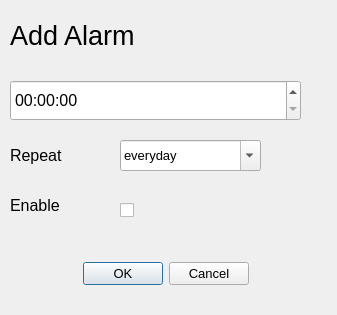
<?xml version="1.0" encoding="UTF-8"?>
<ui version="4.0">
 <class>Dialog</class>
 <widget class="QDialog" name="Dialog">
  <property name="geometry">
   <rect>
    <x>0</x>
    <y>0</y>
    <width>337</width>
    <height>315</height>
   </rect>
  </property>
  <property name="font">
   <font>
    <pointsize>10</pointsize>
   </font>
  </property>
  <property name="windowTitle">
   <string>Dialog</string>
  </property>
  <widget class="QLabel" name="titleLabel">
   <property name="geometry">
    <rect>
     <x>10</x>
     <y>10</y>
     <width>201</width>
     <height>51</height>
    </rect>
   </property>
   <property name="font">
    <font>
     <pointsize>20</pointsize>
    </font>
   </property>
   <property name="text">
    <string>Add Alarm</string>
   </property>
  </widget>
  <widget class="QTimeEdit" name="alarmTimeEdit">
   <property name="geometry">
    <rect>
     <x>10</x>
     <y>80</y>
     <width>291</width>
     <height>41</height>
    </rect>
   </property>
   <property name="font">
    <font>
     <pointsize>12</pointsize>
    </font>
   </property>
  </widget>
  <widget class="QLabel" name="repeatLabel">
   <property name="geometry">
    <rect>
     <x>10</x>
     <y>140</y>
     <width>101</width>
     <height>31</height>
    </rect>
   </property>
   <property name="font">
    <font>
     <pointsize>12</pointsize>
    </font>
   </property>
   <property name="text">
    <string>Repeat</string>
   </property>
  </widget>
  <widget class="QComboBox" name="repeatComboBox">
   <property name="geometry">
    <rect>
     <x>120</x>
     <y>140</y>
     <width>141</width>
     <height>31</height>
    </rect>
   </property>
   <property name="editable">
    <bool>true</bool>
   </property>
   <property name="currentText">
    <string>everyday</string>
   </property>
  </widget>
  <widget class="QLabel" name="enableLabel">
   <property name="geometry">
    <rect>
     <x>10</x>
     <y>190</y>
     <width>101</width>
     <height>31</height>
    </rect>
   </property>
   <property name="font">
    <font>
     <pointsize>12</pointsize>
    </font>
   </property>
   <property name="text">
    <string>Enable</string>
   </property>
  </widget>
  <widget class="QCheckBox" name="ActivityCheckBox">
   <property name="geometry">
    <rect>
     <x>120</x>
     <y>200</y>
     <width>31</width>
     <height>20</height>
    </rect>
   </property>
   <property name="text">
    <string/>
   </property>
  </widget>
  <widget class="QDialogButtonBox" name="saveDialogButton">
   <property name="geometry">
    <rect>
     <x>70</x>
     <y>260</y>
     <width>192</width>
     <height>28</height>
    </rect>
   </property>
   <property name="orientation">
    <enum>Qt::Horizontal</enum>
   </property>
   <property name="standardButtons">
    <set>QDialogButtonBox::Cancel|QDialogButtonBox::Ok</set>
   </property>
   <property name="centerButtons">
    <bool>true</bool>
   </property>
  </widget>
 </widget>
 <resources/>
 <connections/>
</ui>
